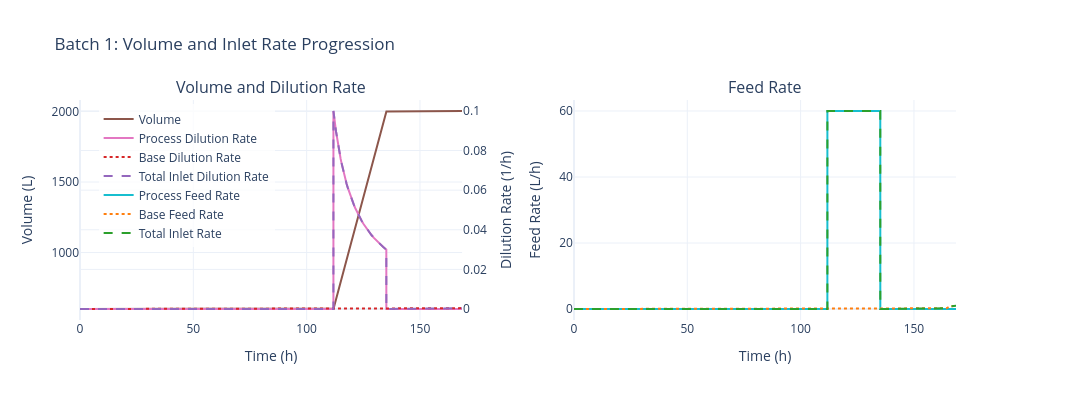

Notebook cell for this chart:
### Code cell
# Volume & feed / dilution rate
fig = data.plot_volume_feed(batch_number=BATCH_NUMBER)
fig.show()

### Figure 1 — Plotly figure (JSON) as saved in the notebook; plotly's stock layout.template omitted (floating-point values rounded to 4 significant figures; data arrays with more than 128 entries replaced by an {"elided": "..."} marker saying what was removed)
{"data": [{"hovertemplate": "Time: %{x:.1f} h<br>Volume: %{y:.2f} L<extra></extra>", "line": {"color": "#8c564b", "width": 2}, "mode": "lines", "name": "Volume", "type": "scatter", "x": {"elided": "280 float values"}, "xaxis": "x", "y": {"elided": "280 float values"}, "yaxis": "y"}, {"hovertemplate": "Time: %{x:.1f} h<br>D_process: %{y:.4f} 1/h<extra></extra>", "line": {"color": "#e377c2", "width": 2}, "mode": "lines", "name": "Process Dilution Rate", "type": "scatter", "x": {"elided": "280 float values"}, "xaxis": "x", "y": {"elided": "280 float values"}, "yaxis": "y2"}, {"hovertemplate": "Time: %{x:.1f} h<br>D_base: %{y:.4f} 1/h<extra></extra>", "line": {"color": "#d62728", "dash": "dot", "width": 2}, "mode": "lines", "name": "Base Dilution Rate", "type": "scatter", "x": {"elided": "280 float values"}, "xaxis": "x", "y": {"elided": "280 float values"}, "yaxis": "y2"}, {"hovertemplate": "Time: %{x:.1f} h<br>D_total: %{y:.4f} 1/h<extra></extra>", "line": {"color": "#9467bd", "dash": "dash", "width": 2}, "mode": "lines", "name": "Total Inlet Dilution Rate", "type": "scatter", "x": {"elided": "280 float values"}, "xaxis": "x", "y": {"elided": "280 float values"}, "yaxis": "y2"}, {"hovertemplate": "Time: %{x:.1f} h<br>F_process: %{y:.4f} L/h<extra></extra>", "line": {"color": "#17becf", "width": 2}, "mode": "lines", "name": "Process Feed Rate", "type": "scatter", "x": {"elided": "280 float values"}, "xaxis": "x2", "y": {"elided": "280 float values"}, "yaxis": "y3"}, {"hovertemplate": "Time: %{x:.1f} h<br>F_base: %{y:.4f} L/h<extra></extra>", "line": {"color": "#ff7f0e", "dash": "dot", "width": 2}, "mode": "lines", "name": "Base Feed Rate", "type": "scatter", "x": {"elided": "280 float values"}, "xaxis": "x2", "y": {"elided": "280 float values"}, "yaxis": "y3"}, {"hovertemplate": "Time: %{x:.1f} h<br>F_total: %{y:.4f} L/h<extra></extra>", "line": {"color": "#2ca02c", "dash": "dash", "width": 2}, "mode": "lines", "name": "Total Inlet Rate", "type": "scatter", "x": {"elided": "280 float values"}, "xaxis": "x2", "y": {"elided": "280 float values"}, "yaxis": "y3"}], "layout": {"annotations": [{"font": {"size": 16}, "showarrow": false, "text": "Volume and Dilution Rate", "x": 0.205, "xanchor": "center", "xref": "paper", "y": 1, "yanchor": "bottom", "yref": "paper"}, {"font": {"size": 16}, "showarrow": false, "text": "Feed Rate", "x": 0.735, "xanchor": "center", "xref": "paper", "y": 1, "yanchor": "bottom", "yref": "paper"}], "font": {"size": 12}, "height": 400, "legend": {"bgcolor": "rgba(255,255,255,0.8)", "x": 0.02, "y": 0.98}, "showlegend": true, "title": {"text": "Batch 1: Volume and Inlet Rate Progression"}, "width": 1400, "xaxis": {"anchor": "y", "domain": [0, 0.41], "title": {"text": "Time (h)"}}, "xaxis2": {"anchor": "y3", "domain": [0.53, 0.94], "title": {"text": "Time (h)"}}, "yaxis": {"anchor": "x", "domain": [0, 1], "title": {"text": "Volume (L)"}}, "yaxis2": {"anchor": "x", "overlaying": "y", "side": "right", "title": {"text": "Dilution Rate (1/h)"}}, "yaxis3": {"anchor": "x2", "domain": [0, 1], "title": {"text": "Feed Rate (L/h)"}}}}
